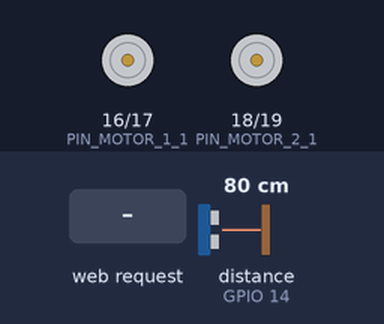
Bench run of a sketch on a simulated ESP32. Parts: motor-driver pin pairs drawn as motors (green arrow = first pin HIGH = forward, orange = second pin HIGH = backward, longer = more drive). Wiring (inferred from the names in the program): ultrasonic range finder: trigger GPIO 12; echo GPIO 14. Inputs (shaded band) come from the test bench; at power-on: distance to the obstacle (sensor on GPIO 14) 80 cm. The echo pulse lasts 58.3 µs per cm; WiFi joins after 1.5 s; servers stay silent unless stated; what the sketch prints to the serial monitor is not drawn.

Above: at 2.7 s.
2.8 s: distance to the obstacle (sensor on GPIO 14) set to 56 cm
4.3 s: distance to the obstacle (sensor on GPIO 14) set to 45 cm
At 5.0 s:
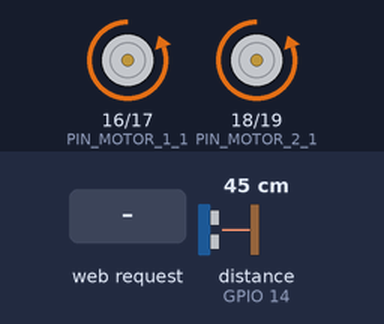
7.3 s: HTTP request GET /forward received
13.3 s: distance to the obstacle (sensor on GPIO 14) set to 60 cm
At 14.5 s:
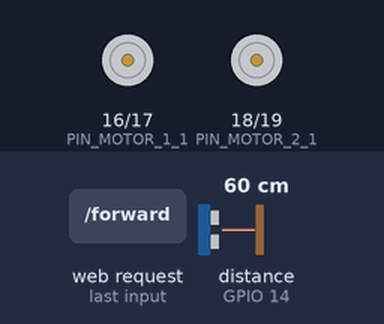
14.9 s: HTTP request GET /right received
At 16.2 s:
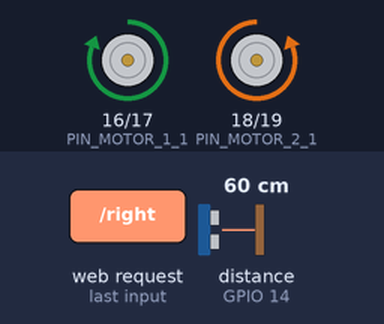
Timing chart, 0 to 17.4 s (numbered marks = the images above; inputs shaded):
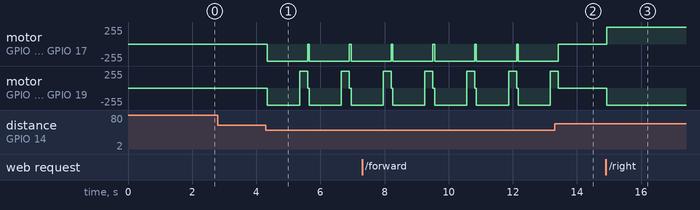

The sketch:

clase9_movimiento_wifi_con_sensor.ino
```cpp
#include <WiFi.h>
#include <WebServer.h>
#include "ESPAsyncWebServer.h"
#include "LittleFS.h"

// Reemplaza con tus credenciales WiFi
const char* ssid = "RedRobotica24";
const char* password = "";

// Pines Sensor Ultrasonido
const int PIN_DISPARO = 12;
const int PIN_ECO = 14;

// Pines Puente H (Motores)
const int PIN_MOTOR_1_1 = 16;
const int PIN_MOTOR_1_2 = 17;
const int PIN_MOTOR_2_1 = 18;
const int PIN_MOTOR_2_2 = 19;

// Configuracion de IP Estatica
IPAddress ipLocal(192, 168, 0, 100);
IPAddress puertaEnlace(192, 168, 0, 1);
IPAddress mascaraSubred(255, 255, 255, 0);
IPAddress dns(192, 168, 0, 1);

// Variable para la distancia del sensor
float distancia;

// Crea una instancia del servidor web en el puerto 80
WebServer server(80);

void handleRoot() {
  // HTML y JavaScript para el panel de control del robot
  String html = R"rawliteral(
    <!DOCTYPE html>
    <html>
    <head>
      <title>Control Robot ESP32</title>
      <meta name="viewport" content="width=device-width, initial-scale=1">
      <style>
        body { font-family: Arial, sans-serif; text-align: center; margin-top: 30px; background-color: #f0f0f0; }
        h1 { color: #333; }
        .control-grid {
          display: grid;
          grid-template-columns: repeat(3, 100px);
          grid-template-rows: repeat(3, 100px);
          gap: 15px;
          justify-content: center;
          margin-top: 40px;
        }
        button {
          background-color: #4CAF50; /* Verde */
          color: white;
          font-size: 16px;
          font-weight: bold;
          border-radius: 50%;
          border: none;
          cursor: pointer;
          box-shadow: 0 4px #999;
          transition: all 0.1s ease;
        }
        button:active {
          background-color: #3e8e41;
          box-shadow: 0 2px #666;
          transform: translateY(2px);
        }
        .btn-stop {
          background-color: #f44336; /* Rojo */
          border-radius: 12px;
        }
        .btn-stop:active {
          background-color: #da190b;
        }
        #status { margin-top: 30px; font-size: 20px; color: #555; font-weight: bold; }
        .sensor-container {
          background-color: #fff;
          border: 2px solid #ddd;
          border-radius: 10px;
          padding: 15px;
          width: 200px;
          margin: 20px auto;
          box-shadow: 0 4px 6px rgba(0,0,0,0.1);
        }
        .sensor-title { font-size: 14px; color: #777; text-transform: uppercase; margin: 0; }
        .sensor-value { font-size: 28px; color: #2196F3; font-weight: bold; margin: 5px 0 0 0; }
      </style>
    </head>
    <body>
      <h1>Panel de Control del Robot</h1>

      <div class="control-grid">
        <div></div>
        <button onclick="enviarComando('/forward')">&#9650;<br>Adelante</button>
        <div></div>

        <button onclick="enviarComando('/left')">&#9664;<br>Izq</button>
        <button class="btn-stop" onclick="enviarComando('/stop')">STOP</button>
        <button onclick="enviarComando('/right')">Der<br>&#9654;</button>

        <div></div>
        <button onclick="enviarComando('/backward')">&#9660;<br>Atrás</button>
        <div></div>
      </div>

      <div class="sensor-container">
        <p class="sensor-title">Distancia al Obstáculo</p>
        <p class="sensor-value"><span id="valDistancia">--</span> cm</p>
      </div>

      <p id="status">Estado: Detenido</p>

      <script>
        function enviarComando(ruta) {
          fetch(ruta)
            .then(response => response.text())
            .then(data => {
              document.getElementById('status').innerText = 'Estado: ' + data;
            })
            .catch(err => console.error('Error:', err));
        }

        function actualizarDistancia() {
          fetch('/distancia')
            .then(response => response.text())
            .then(data => {
              if(parseFloat(data) <= 0 || parseFloat(data) > 400) {
                document.getElementById('valDistancia').innerText = 'Fuera de rango';
              } else {
                document.getElementById('valDistancia').innerText = data;
              }
            })
            .catch(err => console.error('Error al leer sensor:', err));
        }

        setInterval(actualizarDistancia, 500);
      </script>
    </body>
    </html>
  )rawliteral";
  server.send(200, "text/html", html);
}

// --- HANDLERS DEL SERVIDOR WEB ---
void handleForward() {
  server.send(200, "text/plain", "Avanzando...");
  Serial.println("Robot Web: Adelante");
  moverAdelante();
}

void handleBackward() {
  server.send(200, "text/plain", "Retrocediendo...");
  Serial.println("Robot Web: Atrás");
  moverAtras();
}

void handleLeft() {
  server.send(200, "text/plain", "Girando a la Izquierda");
  Serial.println("Robot Web: Izquierda");
  girarIzquierda();
}

void handleRight() {
  server.send(200, "text/plain", "Girando a la Derecha");
  Serial.println("Robot Web: Derecha");
  girarDerecha();
}

void handleStop() {
  server.send(200, "text/plain", "Detenido");
  Serial.println("Robot Web: STOP");
  detenerMotores();
}

void handleDistancia() {
  server.send(200, "text/plain", String(distancia, 2));
}

void setup() {
  Serial.begin(115200);

  // Configuración de pines del sensor y Puente H
  pinMode(PIN_DISPARO, OUTPUT);
  pinMode(PIN_ECO, INPUT);

  pinMode(PIN_MOTOR_1_1, OUTPUT);
  pinMode(PIN_MOTOR_1_2, OUTPUT);
  pinMode(PIN_MOTOR_2_1, OUTPUT);
  pinMode(PIN_MOTOR_2_2, OUTPUT);

  detenerMotores();  // Aseguramos que empiece quieto

  Serial.println("\n--- Iniciando Configuración de Red ---");

  if (!WiFi.config(ipLocal, puertaEnlace, mascaraSubred, dns)) {
    Serial.println("¡Error al aplicar la configuración de IP fija!");
  } else {
    Serial.println("Configuración de IP fija aplicada correctamente.");
  }

  Serial.print("Conectando a la red: ");
  Serial.println(ssid);
  WiFi.begin(ssid, password);

  int retries = 0;
  while (WiFi.status() != WL_CONNECTED && retries < 20) {
    delay(500);
    Serial.print(".");
    retries++;
  }

  if (WiFi.status() == WL_CONNECTED) {
    Serial.println("\n¡WiFi conectado exitosamente!");
    Serial.print("Dirección IP asignada: ");
    Serial.println(WiFi.localIP());

    // Rutas del servidor web
    server.on("/", handleRoot);
    server.on("/forward", handleForward);
    server.on("/backward", handleBackward);
    server.on("/left", handleLeft);
    server.on("/right", handleRight);
    server.on("/stop", handleStop);
    server.on("/distancia", handleDistancia);

    server.begin();
    Serial.println("Servidor HTTP iniciado.");
  } else {
    Serial.println("\n¡No se pudo conectar a WiFi!");
  }
}

void loop() {
  // Atiende las peticiones web de los botones
  server.handleClient();

  // Sistema de seguridad autónoma con el sensor ultrasónico
  distancia = leerDistancia();

  // Si detecta un obstáculo a menos de 30cm, detenemos el movimiento
  if (distancia > 0 && distancia <= 50) {
    Serial.print("¡Obstáculo detectado a ");
    Serial.print(distancia);
    Serial.println(" cm!.");

    moverAtras();
    delay(1000);
    girarIzquierda();
    delay(250);
    detenerMotores();
  }

  delay(50);
}

// --- FUNCIONES DE MOVIMIENTO ---

void moverAdelante() {
  digitalWrite(PIN_MOTOR_1_1, HIGH);
  digitalWrite(PIN_MOTOR_1_2, LOW);
  digitalWrite(PIN_MOTOR_2_1, HIGH);
  digitalWrite(PIN_MOTOR_2_2, LOW);
}

void moverAtras() {
  digitalWrite(PIN_MOTOR_1_1, LOW);
  digitalWrite(PIN_MOTOR_1_2, HIGH);
  digitalWrite(PIN_MOTOR_2_1, LOW);
  digitalWrite(PIN_MOTOR_2_2, HIGH);
}

void girarIzquierda() {
  // Motor 1 (Izquierdo) hacia atrás, Motor 2 (Derecho) hacia adelante
  digitalWrite(PIN_MOTOR_1_1, LOW);
  digitalWrite(PIN_MOTOR_1_2, HIGH);
  digitalWrite(PIN_MOTOR_2_1, HIGH);
  digitalWrite(PIN_MOTOR_2_2, LOW);
}

void girarDerecha() {
  // Motor 1 (Izquierdo) hacia adelante, Motor 2 (Derecho) hacia atrás
  digitalWrite(PIN_MOTOR_1_1, HIGH);
  digitalWrite(PIN_MOTOR_1_2, LOW);
  digitalWrite(PIN_MOTOR_2_1, LOW);
  digitalWrite(PIN_MOTOR_2_2, HIGH);
}

void detenerMotores() {
  digitalWrite(PIN_MOTOR_1_1, LOW);
  digitalWrite(PIN_MOTOR_1_2, LOW);
  digitalWrite(PIN_MOTOR_2_1, LOW);
  digitalWrite(PIN_MOTOR_2_2, LOW);
}

// --- FUNCIÓN SENSOR ---
float leerDistancia() {
  digitalWrite(PIN_DISPARO, LOW);
  delayMicroseconds(2);
  digitalWrite(PIN_DISPARO, HIGH);
  delayMicroseconds(10);
  digitalWrite(PIN_DISPARO, LOW);

  long tiempo = pulseIn(PIN_ECO, HIGH, 30000);  // Timeout de 30ms para evitar bloqueos
  float d = tiempo / 58.3;
  return d;
}
```

Measured:
- the behaviour switches between 51 and 50 cm on distance to the obstacle (sensor on GPIO 14) (found by bisection; images 0 and 1)
- after the input at 2.8 s, every drawn part: stays the same
- after the input at 4.3 s, motor on GPIO 16 (PIN_MOTOR_1_1) / GPIO 17 (PIN_MOTOR_1_2): stopped → backward 255/255 after 0.05 s; motor on GPIO 18 (PIN_MOTOR_2_1) / GPIO 19 (PIN_MOTOR_2_2): alternates forward 255/255 for 0.25 s and backward 255/255 for 1.0 s, starting after 0.05 s
- after the input at 13.3 s, motor on GPIO 16 (PIN_MOTOR_1_1) / GPIO 17 (PIN_MOTOR_1_2), motor on GPIO 18 (PIN_MOTOR_2_1) / GPIO 19 (PIN_MOTOR_2_2): goes on until 13.4 s, then stays stopped
- after the input at 14.9 s, motor on GPIO 16 (PIN_MOTOR_1_1) / GPIO 17 (PIN_MOTOR_1_2): stopped → forward 255/255 at once; motor on GPIO 18 (PIN_MOTOR_2_1) / GPIO 19 (PIN_MOTOR_2_2): stopped → backward 255/255 at once
